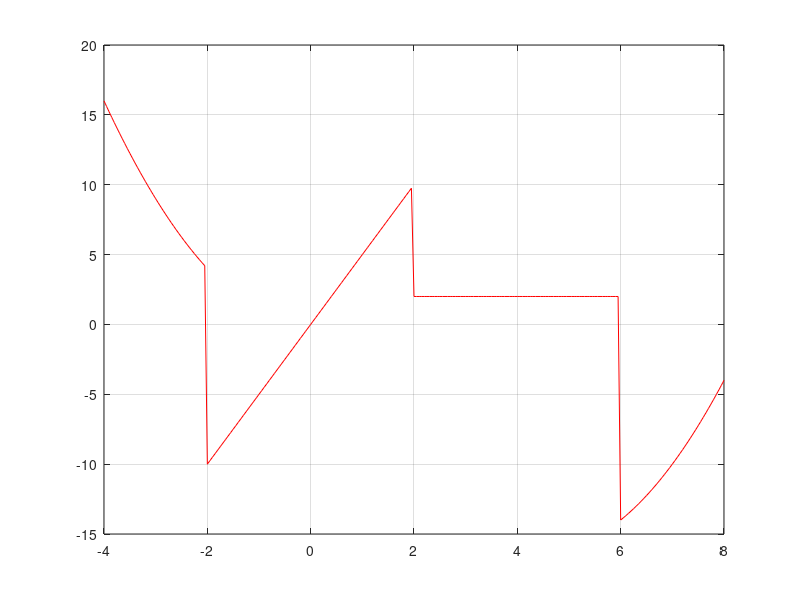

Write the MATLAB code that produced this figure.
function FuncPartes

%Funcion a graficar.
% f(x)= 
% x^2, x<-2
% 5x, -2 <= x < 2
% 2, 2 <= x >= 6
% x^2 - 9x + 4 x>=6 

x=-4:0.05:8;
%Primero va la condicion y luego la funcion.
f=(x<-2).*(x.^2) + ((x>=-2) & (x<2)).*(5*x) + ((x>=2) & (x<6)).*(2) + (x>=6).*(x.^2 - 9*x +  4); 
plot(x, f, 'r'), grid
